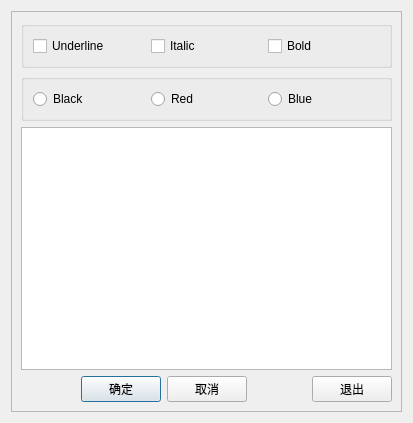
<?xml version="1.0" encoding="UTF-8"?>
<ui version="4.0">
 <class>Dialog</class>
 <widget class="QDialog" name="Dialog">
  <property name="geometry">
   <rect>
    <x>0</x>
    <y>0</y>
    <width>413</width>
    <height>423</height>
   </rect>
  </property>
  <property name="windowTitle">
   <string>Dialog</string>
  </property>
  <layout class="QGridLayout" name="gridLayout">
   <item row="0" column="0">
    <widget class="QFrame" name="frame">
     <property name="frameShape">
      <enum>QFrame::StyledPanel</enum>
     </property>
     <property name="frameShadow">
      <enum>QFrame::Raised</enum>
     </property>
     <layout class="QGridLayout" name="gridLayout_2">
      <item row="0" column="0">
       <widget class="QGroupBox" name="groupBox">
        <property name="title">
         <string/>
        </property>
        <layout class="QHBoxLayout" name="horizontalLayout">
         <item>
          <widget class="QCheckBox" name="checkBox">
           <property name="text">
            <string>Underline</string>
           </property>
          </widget>
         </item>
         <item>
          <widget class="QCheckBox" name="checkBox_2">
           <property name="text">
            <string>Italic</string>
           </property>
          </widget>
         </item>
         <item>
          <widget class="QCheckBox" name="checkBox_3">
           <property name="text">
            <string>Bold</string>
           </property>
          </widget>
         </item>
        </layout>
       </widget>
      </item>
      <item row="1" column="0">
       <widget class="QGroupBox" name="groupBox_2">
        <property name="title">
         <string/>
        </property>
        <layout class="QHBoxLayout" name="horizontalLayout_3">
         <item>
          <widget class="QRadioButton" name="radioButton">
           <property name="text">
            <string>Black</string>
           </property>
          </widget>
         </item>
         <item>
          <widget class="QRadioButton" name="radioButton_2">
           <property name="text">
            <string>Red</string>
           </property>
          </widget>
         </item>
         <item>
          <widget class="QRadioButton" name="radioButton_3">
           <property name="text">
            <string>Blue</string>
           </property>
          </widget>
         </item>
        </layout>
       </widget>
      </item>
      <item row="2" column="0">
       <widget class="QPlainTextEdit" name="plainTextEdit"/>
      </item>
      <item row="3" column="0">
       <layout class="QHBoxLayout" name="horizontalLayout_4">
        <item>
         <spacer name="horizontalSpacer">
          <property name="orientation">
           <enum>Qt::Horizontal</enum>
          </property>
          <property name="sizeHint" stdset="0">
           <size>
            <width>40</width>
            <height>20</height>
           </size>
          </property>
         </spacer>
        </item>
        <item>
         <widget class="QPushButton" name="pushButton">
          <property name="text">
           <string>确定</string>
          </property>
         </widget>
        </item>
        <item>
         <widget class="QPushButton" name="pushButton_2">
          <property name="text">
           <string>取消</string>
          </property>
         </widget>
        </item>
        <item>
         <spacer name="horizontalSpacer_2">
          <property name="orientation">
           <enum>Qt::Horizontal</enum>
          </property>
          <property name="sizeHint" stdset="0">
           <size>
            <width>40</width>
            <height>20</height>
           </size>
          </property>
         </spacer>
        </item>
        <item>
         <widget class="QPushButton" name="pushButton_3">
          <property name="text">
           <string>退出</string>
          </property>
         </widget>
        </item>
       </layout>
      </item>
     </layout>
    </widget>
   </item>
  </layout>
 </widget>
 <tabstops>
  <tabstop>checkBox</tabstop>
  <tabstop>checkBox_2</tabstop>
  <tabstop>checkBox_3</tabstop>
  <tabstop>radioButton</tabstop>
  <tabstop>radioButton_2</tabstop>
  <tabstop>radioButton_3</tabstop>
  <tabstop>plainTextEdit</tabstop>
  <tabstop>pushButton</tabstop>
  <tabstop>pushButton_2</tabstop>
  <tabstop>pushButton_3</tabstop>
 </tabstops>
 <resources/>
 <connections>
  <connection>
   <sender>pushButton</sender>
   <signal>clicked()</signal>
   <receiver>Dialog</receiver>
   <slot>close()</slot>
   <hints>
    <hint type="sourcelabel">
     <x>117</x>
     <y>380</y>
    </hint>
    <hint type="destinationlabel">
     <x>206</x>
     <y>211</y>
    </hint>
   </hints>
  </connection>
  <connection>
   <sender>pushButton_2</sender>
   <signal>clicked()</signal>
   <receiver>Dialog</receiver>
   <slot>close()</slot>
   <hints>
    <hint type="sourcelabel">
     <x>206</x>
     <y>380</y>
    </hint>
    <hint type="destinationlabel">
     <x>206</x>
     <y>211</y>
    </hint>
   </hints>
  </connection>
  <connection>
   <sender>pushButton_3</sender>
   <signal>clicked()</signal>
   <receiver>Dialog</receiver>
   <slot>hide()</slot>
   <hints>
    <hint type="sourcelabel">
     <x>344</x>
     <y>380</y>
    </hint>
    <hint type="destinationlabel">
     <x>206</x>
     <y>211</y>
    </hint>
   </hints>
  </connection>
 </connections>
</ui>
